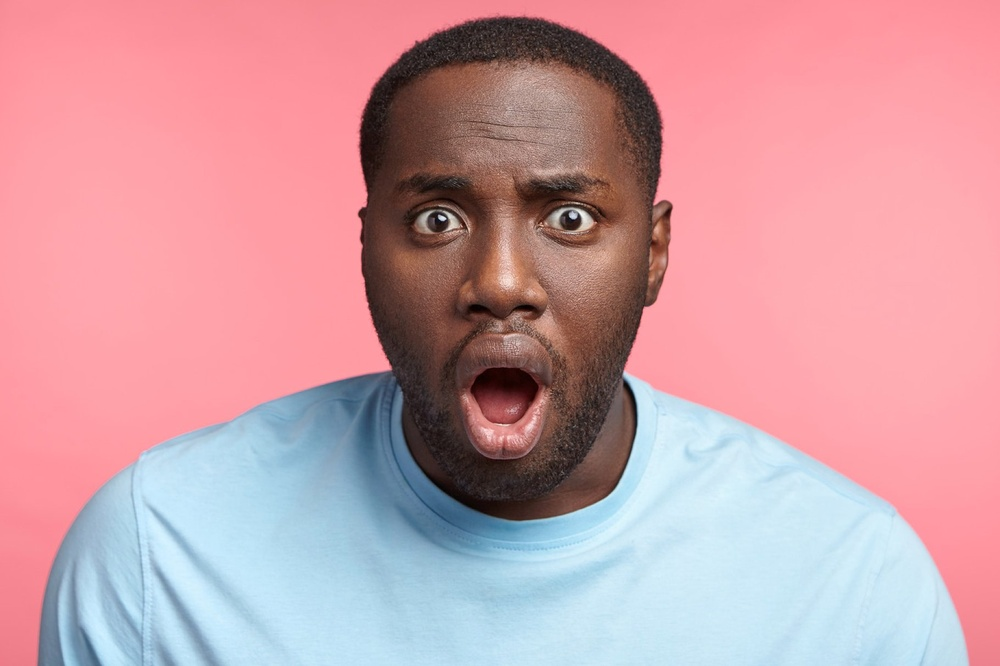
#> input picture include/img/test.jpg, 1000 x 666 px, shrunk from 1820 x 1212 before the run, found by its file name
$ python learn.py
#> lines starting #> are read from the running program, lines starting #| are printed output that depends on the picture; after the words box and inside, x2 and y2 are one past the last pixel; in counts of white or black regions, pixels touching at a corner belong together
import cv2

eye_cascade = cv2.CascadeClassifier("include/xml/haarcascade_eye.xml")
face_cascade = cv2.CascadeClassifier("include/xml/haarcascade_frontalface_default.xml")
img = cv2.imread("include/img/test.jpg")
#> img is the input picture: shape (666, 1000, 3); mean B, G, R 165.3, 157.3, 204.8
gray = cv2.cvtColor(img, cv2.COLOR_BGR2GRAY)
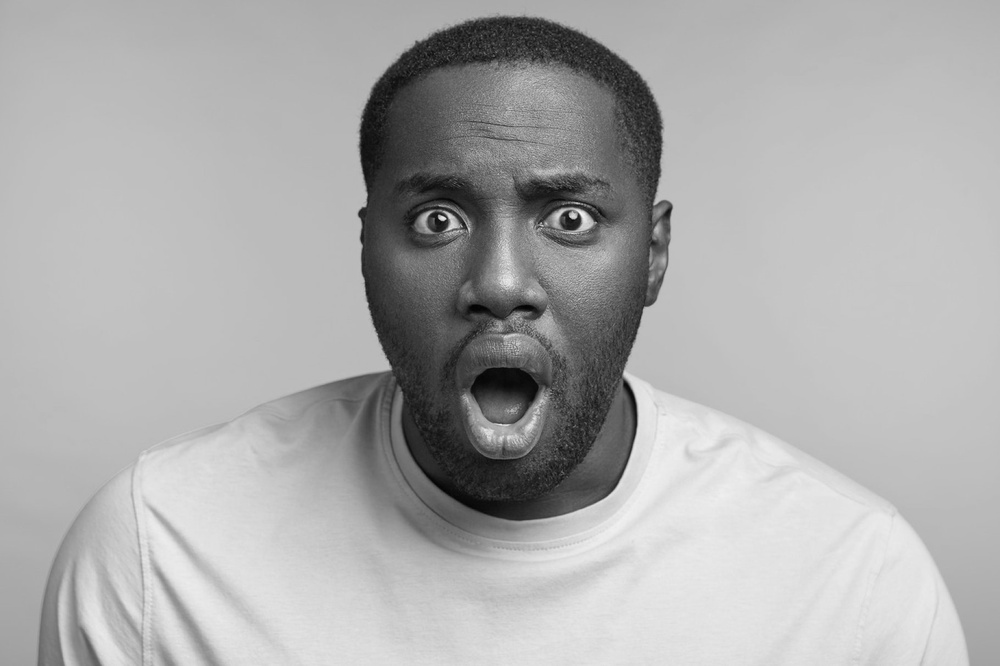
#> gray: shape (666, 1000); min 1, max 245, mean 172.5
faces = face_cascade.detectMultiScale(gray, 1.3, 5)
#> faces = [[330, 80, 345, 345]]
for (x, y, w, h,) in faces:
    img = cv2.rectangle(img, (x, y), (x+w, y+h), (255, 0, 0), 2)
    roi_gray = gray[y:y+h, x:x+w]
    roi_color = img[y:y+h, x:x+w]
    eyes = eye_cascade.detectMultiScale(roi_gray,1.19)
    for (ex, ey, ew, eh) in eyes:
        cv2.rectangle(roi_color, (ex, ey), (ex+ew, ey+eh), (0, 255, 0), 2)
#> this loop made 1 pass
#> (x, y, w, h, eyes) on pass 1: (330, 80, 345, 345, [[60, 91, 95, 95], [186, 87, 96, 96]])
#> pass 1, `img = cv2.rectangle(img, (x, y), (x+w, y+h), (255, 0, 0), 2)`:
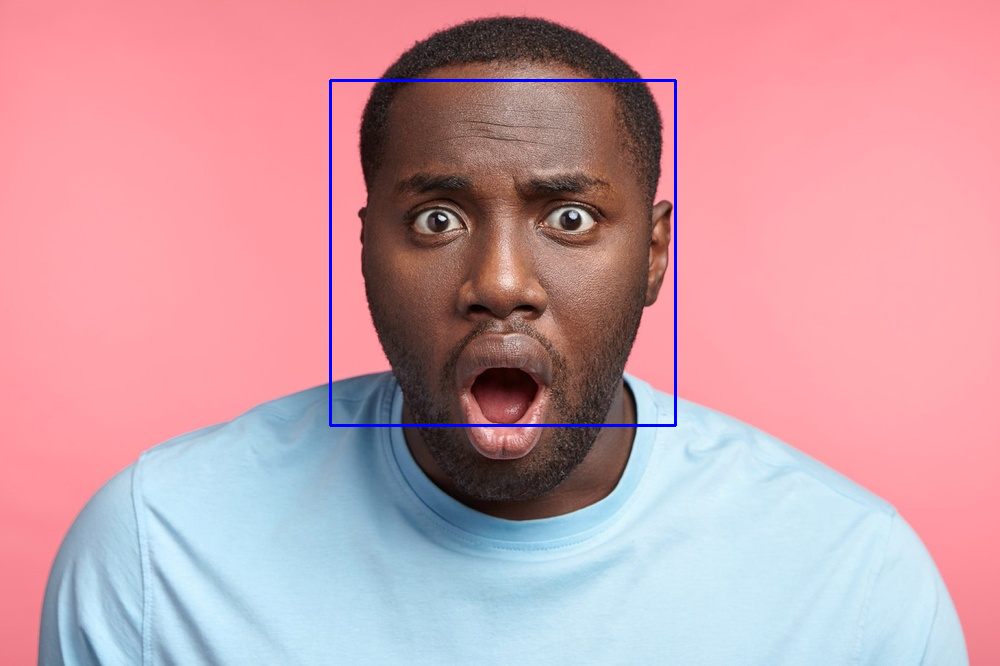
#> img: shape (666, 1000, 3); 0.62% of pixels changed, all inside (x1, y1, x2, y2) = (329, 79, 677, 427)
#> pass 1, `roi_gray = gray[y:y+h, x:x+w]`:
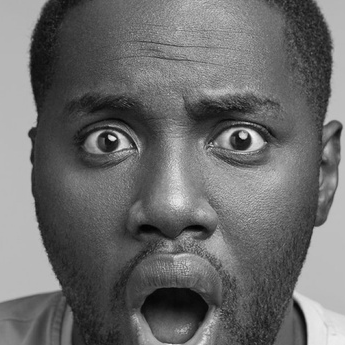
#> roi_gray: shape (345, 345); min 2, max 245, mean 107
#> pass 1, `roi_color = img[y:y+h, x:x+w]`:
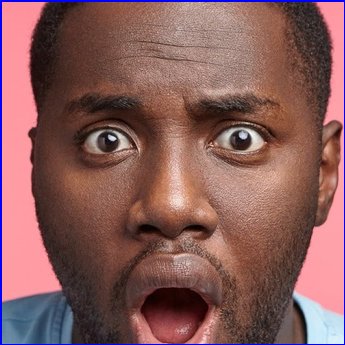
#> roi_color: shape (345, 345, 3); mean B, G, R 90.5, 92.2, 135.2
#> after the loop:
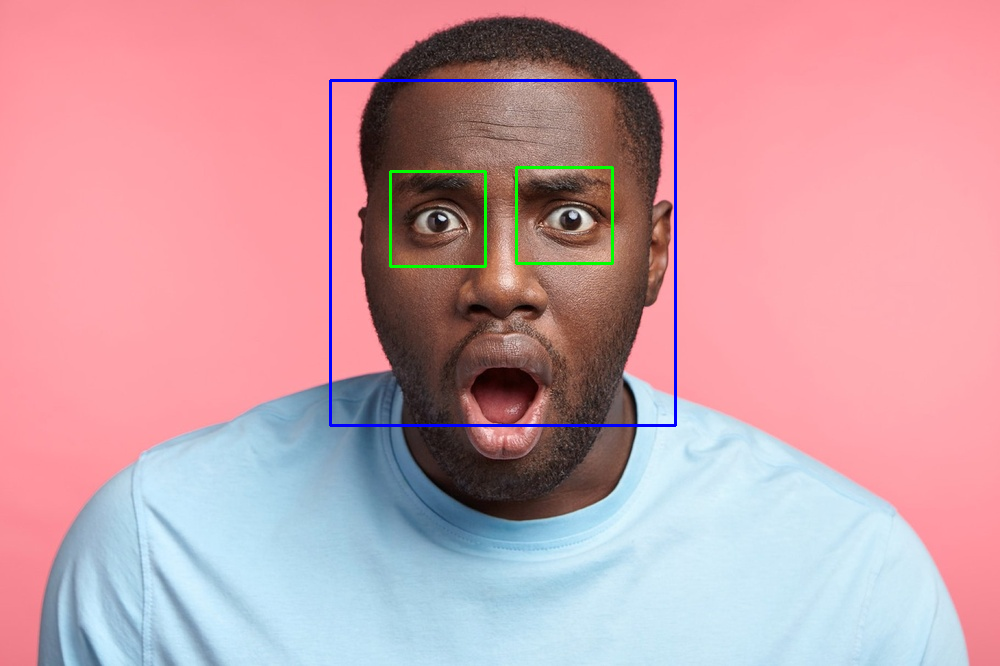
#> img: shape (666, 1000, 3); 0.34% of pixels changed, all inside (x1, y1, x2, y2) = (389, 166, 614, 268)
#> after the loop:
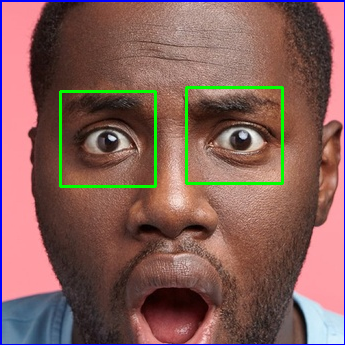
#> roi_color: shape (345, 345, 3); 1.92% of pixels changed, all inside (x1, y1, x2, y2) = (59, 86, 284, 188)
cv2.imshow('img',img)
cv2.waitKey(0)
cv2.destroyAllWindows()
